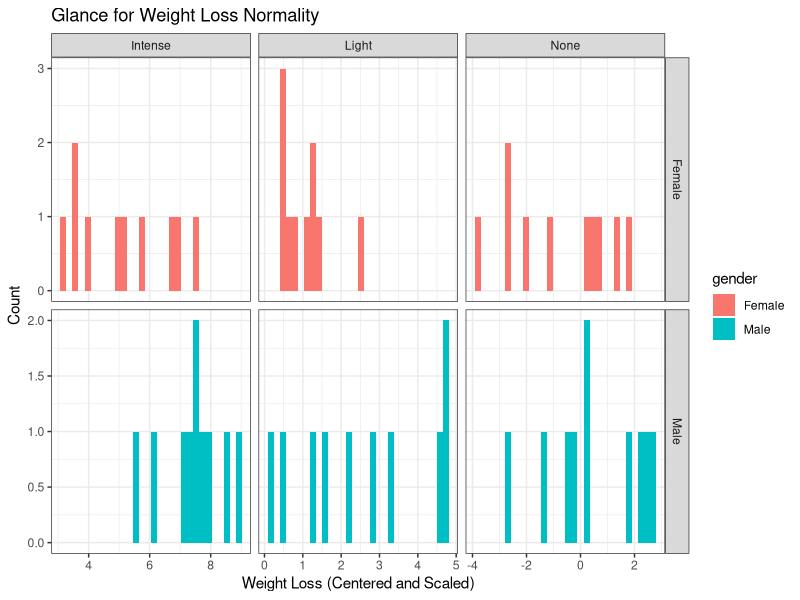
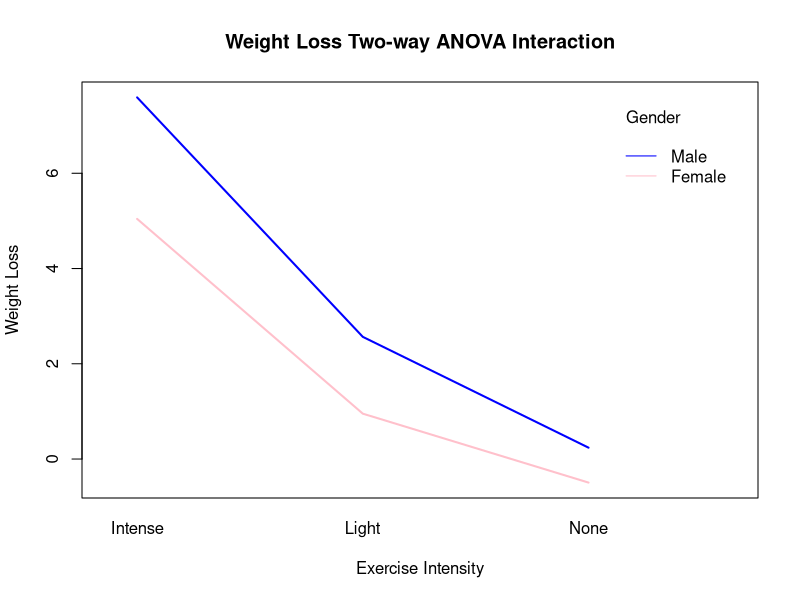

These figures' R source, in order:
## ---- chunk 1
set.seed(123)

# Two independent variables: Factors
# One response variable: Numeric
#
# 60 observations, 30 for gender duplication, 20 for exercise duplication. 
#
data <- data.frame(gender = rep(c("Male", "Female"), 
                                each = 30, times = 1),
                   exercise = rep(c("None", "Light", "Intense"),
                                  each = 10, times = 2),
                   weight_loss = c(runif(10, -3, 3),
                                   runif(10, 0, 5),
                                   runif(10, 5, 9),
                                   runif(10, -4, 2),
                                   runif(10, 0, 3), 
                                   runif(10, 3, 8)))

# Sample from our data
head(data)

e.grid = expand.grid(gender = c("Male", "Female"),
            exercise = c("None", "Light", "Intense"))

# All independent factor combinations
e.grid

# Number of groups
nrow(e.grid)
## ---- chunk 2
model <- aov(weight_loss ~ gender*exercise, data = data)
summary(model)
## ---- chunk 3
library(ggplot2)
ggplot(data = data) +
  geom_histogram(aes(x = weight_loss, fill=gender)) +
  facet_grid(gender ~ exercise, scales="free") + 
  xlab("Weight Loss (Centered and Scaled)") + 
  ylab("Count") + ggtitle("Glance for Weight Loss Normality") +
  theme_bw()
## ---- chunk 4
interaction.plot(x.factor = data$exercise, #x-axis variable 
                 trace.factor = data$gender, #variable for lines
                 response = data$weight_loss, #y-axis variable
                 fun = median, #metric to plot
                 main = "Weight Loss Two-way ANOVA Interaction",
                 ylab = "Weight Loss",
                 xlab = "Exercise Intensity",
                 col = c("pink", "blue"),
                 lty = 1, #line type
                 lwd = 2, #line width
                 trace.label = "Gender"
)
                 
